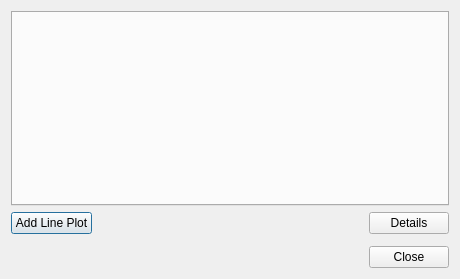
<?xml version="1.0" encoding="UTF-8"?>
<ui version="4.0">
 <class>PlotOptions</class>
 <widget class="QDialog" name="PlotOptions">
  <property name="geometry">
   <rect>
    <x>0</x>
    <y>0</y>
    <width>460</width>
    <height>279</height>
   </rect>
  </property>
  <property name="sizeGripEnabled">
   <bool>false</bool>
  </property>
  <property name="modal">
   <bool>false</bool>
  </property>
  <layout class="QVBoxLayout" name="verticalLayout">
   <item>
    <widget class="QTabWidget" name="tab_widget">
     <property name="autoFillBackground">
      <bool>false</bool>
     </property>
     <property name="tabPosition">
      <enum>QTabWidget::North</enum>
     </property>
     <property name="tabShape">
      <enum>QTabWidget::Rounded</enum>
     </property>
     <property name="currentIndex">
      <number>-1</number>
     </property>
     <property name="elideMode">
      <enum>Qt::ElideNone</enum>
     </property>
     <property name="documentMode">
      <bool>false</bool>
     </property>
     <property name="tabsClosable">
      <bool>true</bool>
     </property>
     <property name="movable">
      <bool>true</bool>
     </property>
     <property name="tabBarAutoHide">
      <bool>false</bool>
     </property>
    </widget>
   </item>
   <item>
    <widget class="QWidget" name="button_box" native="true">
     <layout class="QHBoxLayout" name="horizontalLayout">
      <property name="leftMargin">
       <number>0</number>
      </property>
      <property name="topMargin">
       <number>0</number>
      </property>
      <property name="rightMargin">
       <number>0</number>
      </property>
      <property name="bottomMargin">
       <number>6</number>
      </property>
      <item>
       <widget class="QPushButton" name="line_button">
        <property name="text">
         <string>Add Line Plot</string>
        </property>
       </widget>
      </item>
      <item>
       <spacer name="horizontalSpacer">
        <property name="orientation">
         <enum>Qt::Horizontal</enum>
        </property>
        <property name="sizeHint" stdset="0">
         <size>
          <width>40</width>
          <height>20</height>
         </size>
        </property>
       </spacer>
      </item>
      <item>
       <widget class="QPushButton" name="detail_button">
        <property name="text">
         <string>Details</string>
        </property>
       </widget>
      </item>
     </layout>
    </widget>
   </item>
   <item>
    <widget class="QDialogButtonBox" name="dialog_button_box">
     <property name="orientation">
      <enum>Qt::Horizontal</enum>
     </property>
     <property name="standardButtons">
      <set>QDialogButtonBox::Close</set>
     </property>
     <property name="centerButtons">
      <bool>false</bool>
     </property>
    </widget>
   </item>
  </layout>
 </widget>
 <tabstops>
  <tabstop>tab_widget</tabstop>
  <tabstop>line_button</tabstop>
  <tabstop>detail_button</tabstop>
 </tabstops>
 <resources/>
 <connections>
  <connection>
   <sender>dialog_button_box</sender>
   <signal>rejected()</signal>
   <receiver>PlotOptions</receiver>
   <slot>reject()</slot>
   <hints>
    <hint type="sourcelabel">
     <x>447</x>
     <y>256</y>
    </hint>
    <hint type="destinationlabel">
     <x>455</x>
     <y>259</y>
    </hint>
   </hints>
  </connection>
 </connections>
</ui>
